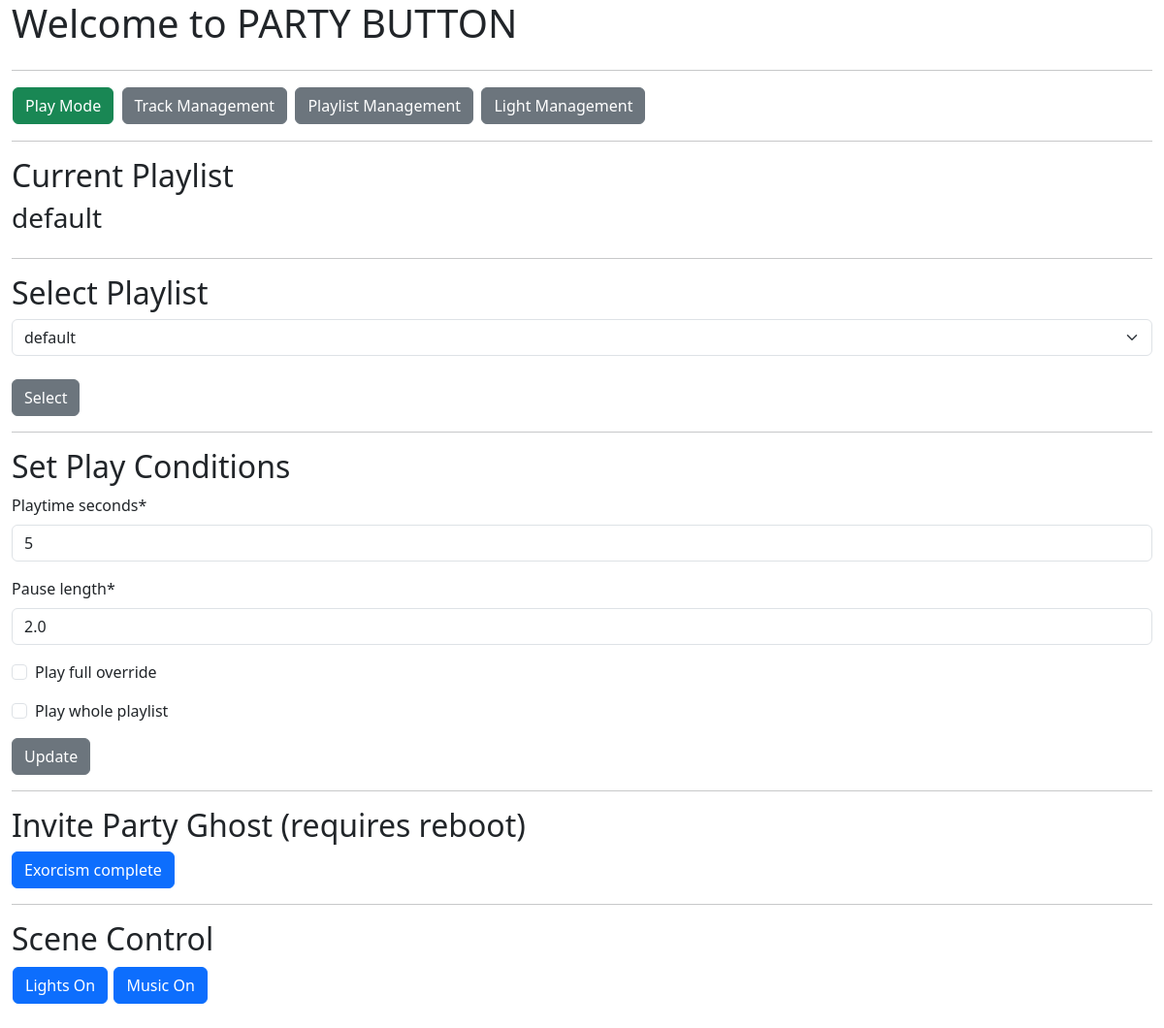
The app's page /selectplaylist/, older data.
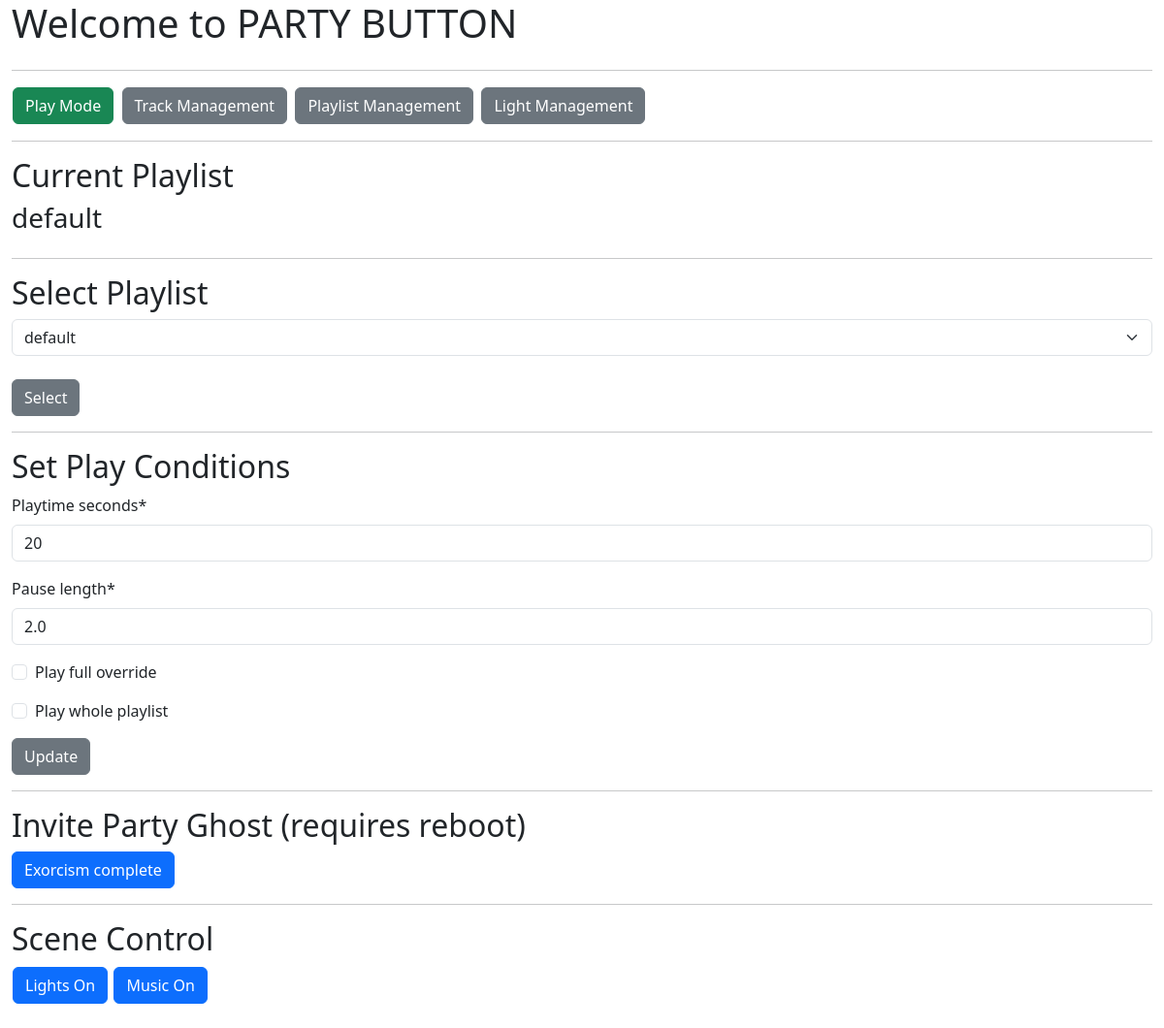
The same page, newer data.
### mp3_manager/models.py (models this page shows, shortened)
class Playtime(models.Model):
    playtime_seconds = models.IntegerField(blank=False, null=False,
                                  default=20,
                                  validators=[MinValueValidator(0),
                                              MaxValueValidator(600)])
    play_full_override = models.BooleanField(blank=False, null=False,
                                             default=False)
    play_whole_playlist = models.BooleanField(blank=False, null=False,
                                             default=False)
    playlist_selection = models.ForeignKey(Playlist, null=True,
                                           on_delete=models.PROTECT)
    lights_only = models.BooleanField(blank=False, null=False,
                                             default=False)
    music_only = models.BooleanField(blank=False, null=False,
                                             default=False)
    ghost = models.BooleanField(blank=False, null=False,
                                             default=False)
    pause_length = models.FloatField(blank=False, null=False,
                                     default=2.0,
                                     validators=[MinValueValidator(0),
                                     MaxValueValidator(60)])

class Playlist(models.Model):
    name = models.CharField(max_length=256)
    class Meta:
        ordering = ["name"]
    def __str__(self):
        return self.name

### mp3_manager/views.py (the view, shortened to what this page needs)
# urls.py: path("selectplaylist/", views.IndexView.as_view(), name='selectplaylist'),
class IndexView(generic.ListView, FormMixin):
    form_class = PlaytimeForm
    template_name = "mp3_manager/index.html"
    context_object_name = "tracks_list"
    def get(self, request):
        playlists = Playlist.objects.all()
        playtime = Playtime.objects.all()[0]
        return render(request, self.template_name,
                      {"playtime": playtime,
                       "playtimeform": PlaytimeForm(instance=playtime),
                       "playlists": playlists})

### mp3_manager/form.py
class PlaytimeForm(ModelForm):
    class Meta:
        model = Playtime
        fields = ["playtime_seconds", "pause_length", "play_full_override",
                  "play_whole_playlist"]

### mp3_manager/templates/mp3_manager/index.html (shortened to what the changed rows need)
{% extends "./base.html" %}
{% load crispy_forms_tags %}
{% block content %}
  <div class="row">
    <div class="col">
      <h2>Current Playlist</h2>
      <h3>{{ playtime.playlist_selection }}</h3>
    </div>
  </div>
  <div class="row">
    <div class="col">
       <h2>Select Playlist</h2>
    </div>
  </div>
  <div class="row">
      <div class="col">
         <h2>Set Play Conditions</h2>
         <form id="playtime_form" id="name_form" action={% url 'mp3_manager:index' %} method="post" enctype="multipart/form-data">
          {{ playtimeform|crispy }}
         </form>
      </div>
  </div>
  <div class="row">
    <div class="col">
       <h2>Invite Party Ghost (requires reboot)</h2>
    </div>
  </div>
  <div class="row">
    <div class="col">
      <h2>Scene Control</h2>
    </div>
</div>
{% endblock %}

Row changes from the older to the newer data that the page shows:
changed Playtime "default": playtime_seconds "5" → "20"
